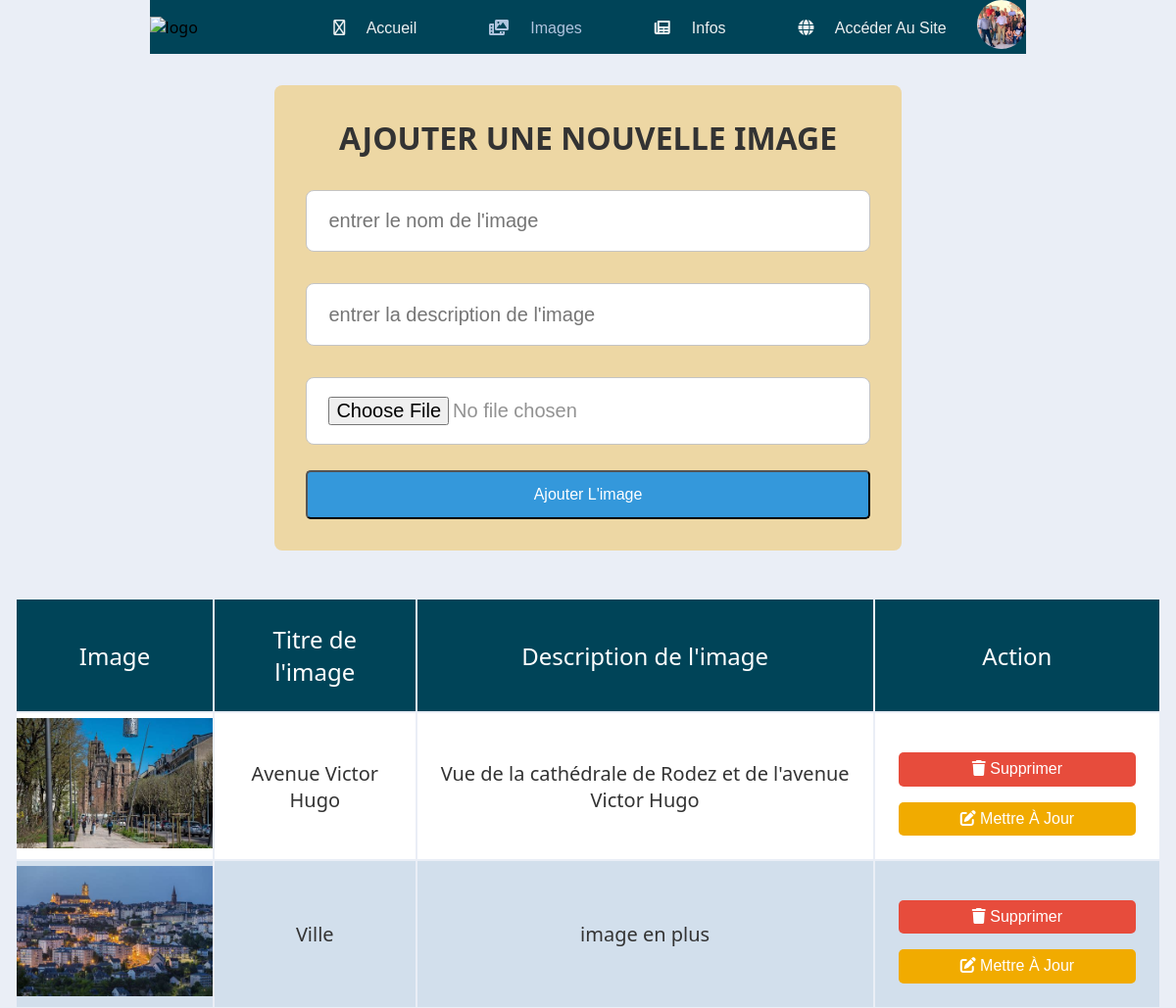
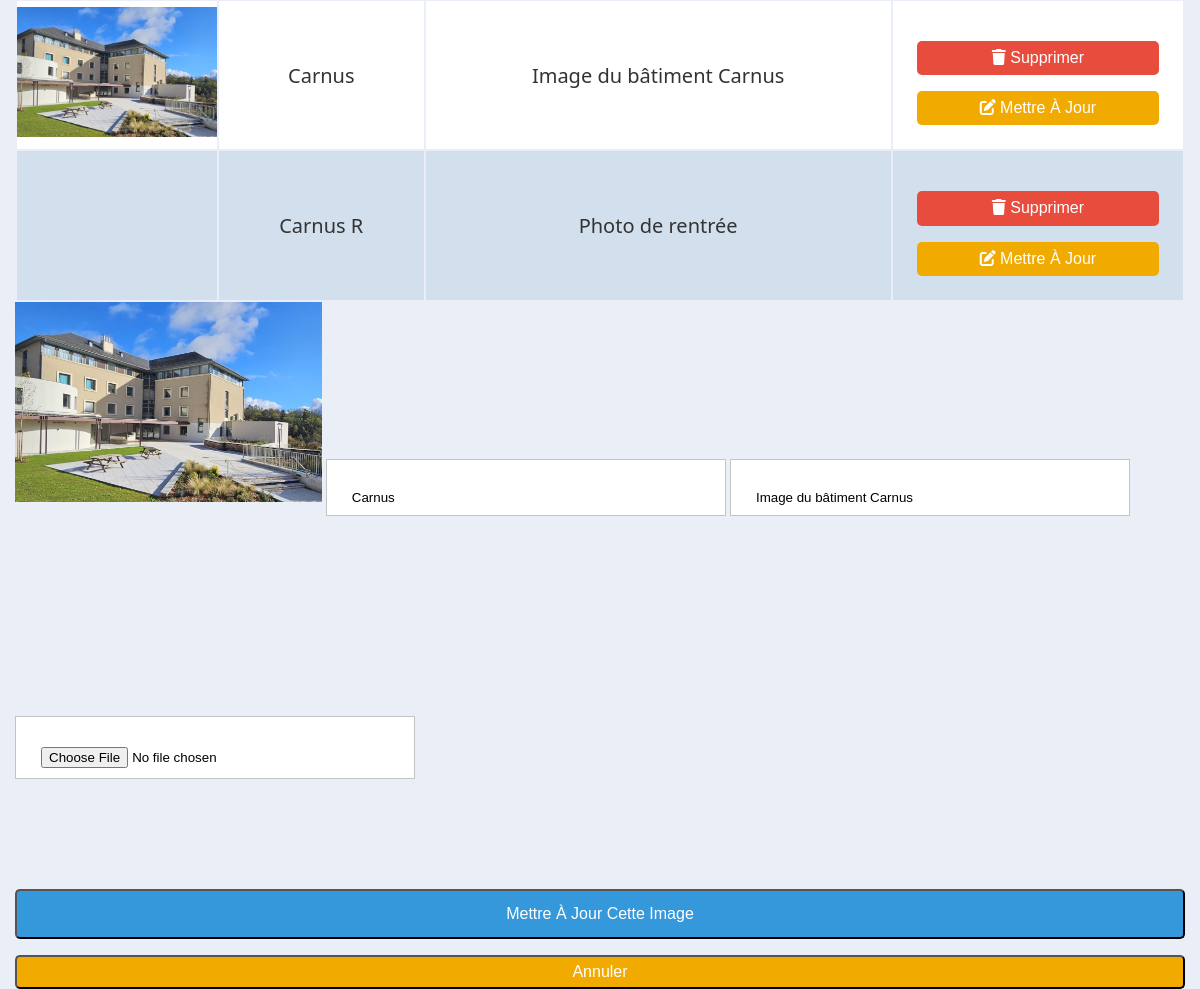
Page /admin/admin-image.php?edit=49 (signed in) on the committed database (2 pictures, top to bottom).
### tables this page shows
CREATE TABLE `photos` (
  `id` int(11) NOT NULL,
  `titre` varchar(50) NOT NULL,
  `description` varchar(250) NOT NULL,
  `image` varchar(50) NOT NULL
);

### admin/admin-image.php (the view, shortened to what this page needs)
<?php
@include 'config.php';
?>
<!DOCTYPE html>
<html lang="en">
<head>
   <link rel="stylesheet" href="https://cdnjs.cloudflare.com/ajax/libs/font-awesome/6.0.0/css/all.min.css">
   <link rel="stylesheet" href="../css/styleR.css">
</head>
<body>
   <header>
      <img src="../images/logo2.pdf" width="150px" alt="logo">
      <nav>
         <ul class="nav_links">
            <li>
               <span class="nav-item">
                  <a href="index.php">
                     <span class="icon">
                        <i class="fa-regular fa-house"></i>
                     </span>
                     &nbsp; Accueil
                  </a>
               </span>
            </li>
            <li>
               <span class="nav-item active">
                  <a href="admin-image.php">
                     <span class="icon">
                        <i class="fa-solid fa-photo-film"></i>
                     </span>
                     &nbsp; Images
                  </a>
               </span>
            </li>
            <li>
               <span class="nav-item">
                  <a href="admin-info.php">
                     <span class="icon">
                        <i class="fa-solid fa-newspaper"></i>
                     </span>
                     &nbsp; Infos
                  </a>
               </span>
            </li>
            <li>
               <span class="nav-item">
                  <a href="../public/accueil.php" target="_blank">
                     <span class="icon">
                        <i class="fa-solid fa-globe"></i>
                     </span>
                     &nbsp; Accéder Au Site
                  </a>
               </span>
            </li>
      </nav>
      <section class="cta">
         <div class="imgcirc" style="background-image: url('<?php if(isset($_SESSION['id_admin'])){ echo "../images/admin2.jpeg";}
            else echo "../images/image.jpg";?>'); background-position: 5% 65%; background-size: cover;">
         </div>
      </section>
   </header>
<div class="container">
<section>
   <form action="" method="post" class="add-product-form" enctype="multipart/form-data">
      <h3>Ajouter une nouvelle image</h3>
      <input type="text" name="i_nom" placeholder="entrer le nom de l'image" class="box" required>
      <input type="text" name="i_description" placeholder="entrer la description de l'image" class="box" required>
      <input type="file" name="i_image" accept="image/png, image/jpg, image/jpeg" class="box" required>
      <input type="submit" value="Ajouter l'image" name="Ajout_image" class="btn">
   </form>
</section>
<section class="display-product-table">
   <table>
      <thead>
         <th>Image</th>
         <th>Titre de l'image</th>
         <th>Description de l'image</th>
         <th>Action</th>
      </thead>
      <tbody>
         <?php
            $select_images = mysqli_query($conn, "SELECT * FROM `photos`");
            if(mysqli_num_rows($select_images) > 0){
               while($row = mysqli_fetch_assoc($select_images)){
         ?>
         <tr>
            <td><img src="img/<?php echo $row['image']; ?>" width="200" alt=""></td>
            <td><?php echo $row['titre']; ?></td>
            <td><?php echo $row['description']; ?></td>
            <td>
               <a href="admin-image.php?delete=<?php echo $row['id']; ?>" class="delete-btn" onclick="return confirm('êtes vous sûr de vouloir supprimer cette image ?');"> <i class="fas fa-trash"></i> Supprimer </a>
               <a href="admin-image.php?edit=<?php echo $row['id']; ?>" class="option-btn"> <i class="fas fa-edit"></i> Mettre à jour </a>
            </td>
         </tr>
         <?php
            };
            }else{
               echo "<div class='empty'>Aucune image ajoutée</div>";
            };
         ?>
      </tbody>
   </table>
</section>
<section class="edit-form-container">
   <?php
   if(isset($_GET['edit'])){
      $edit_id = $_GET['edit'];
      $edit_query = mysqli_query($conn, "SELECT * FROM `photos` WHERE id = $edit_id");
      if(mysqli_num_rows($edit_query) > 0){
         while($fetch_edit = mysqli_fetch_assoc($edit_query)){
   ?>
   <form action="" method="post" enctype="multipart/form-data">
      <img src="img/<?php echo $fetch_edit['image']; ?>" height="200" alt="">
      <input type="text" class="box" required name="u_i_nom" value="<?php echo $fetch_edit['titre']; ?>">
      <input type="text" class="box" required name="u_i_desc" value="<?php echo $fetch_edit['description']; ?>">
      <input type="file" class="box" required name="u_i_image" accept="image/png, image/jpg, image/jpeg">
      <input type="submit" value="Mettre à jour cette image" name="update_image" class="btn">
      <input type="reset" value="Annuler" id="close-edit" class="option-btn">
   </form>
   <?php
            };
         };
      };
   ?>
</section>
</div>
</body>
</html>

### css/styleR.css (style rules this page uses)
* { box-sizing: border-box; margin: 0; padding: 0; }
html, body { width:100%; }
body { margin: 0; place-items: center; background-color: #eaeef6; font-family: system-ui, sans-serif; }
header { display: flex; justify-content: space-between; align-items: center; padding: 0px 0px; background-color: rgb(0,68,88); }
li, a, button { font-family: "Montserrat", sans-serif; font-weight: 500; font-size: 16px; color: #edf0f1; text-decoration: none; }
.nav_links { list-style: none; }
.nav_links li { display: inline-block; padding: 0px 20px; }
.nav_links li a { transition: all 0.3s ease 0s; }
ul { align-items: center; }
li { list-style-type: none; }
.nav-item { flex-direction: row-reverse; font-size: 0.9rem; line-height: 1rem; align-items: center; max-width: 130px; min-width: 130px; justify-content: space-between; transition: all 80ms ease; padding-right: 3px; }
.nav-item.active { color: #b0c4de; font-weight: 700; }
.nav-item a { color: inherit; text-decoration: none; padding: 1ch; }
.nav-item .icon { padding: 1ch; position: relative; }
.imgcirc { width: 50px; height: 50px; border-radius: 50%; object-fit: cover; display: inline-block; }
.box { border: 1px solid #c4c4c4; padding: 30px 25px 10px 25px; background: white; margin: 100px auto; width: 400px; }
.container { max-width: 1170px; margin:auto; }
:root { --blue:#3498db; --red:#e74c3c; --orange:#f39c12; --black:#333; --white:#fff; --light-bg:#eee; --box-shadow:0 5px 10px rgba(0,0,0,.1); --border:2px solid var(--black); --bg-color:#eee; --dark-bg:rgba(0,0,0,.7); }
.btn, .delete-btn, .option-btn, .ajout-btn { display: inline-block; padding:6px 20px; cursor: pointer; font-size: 16px; color:var(--white); border-radius: 5px; text-transform: capitalize; margin-top: 1rem; text-align: center; width: 100%; }
.btn { background-color: var(--blue); margin-top: 10px; height: 50px; }
.delete-btn { background-color: var(--red); }
.option-btn { background-color: #F1AB00; }
:root { --color-white: #fff; --color-dark: #363949; --color-success: #41f1b6; --color-warning: #ffbb55; }
table { width: 100%; }
table td, table th { color: var(--color-dark); padding: 10px; }
table td { text-align: center; vertical-align: middle; }
table td:last-child { font-size: 0.95em; line-height: 1.4; text-align: left; }
table th { background-color: var(--color-succes); font-weight: 300; }
table tr { background-color: white; }
table tr { border:0.5px solid lightgray; }
.add-product-form { max-width: 40rem; background-color: #F2A90055; border-radius: .5rem; padding:2rem; margin:0 auto; margin-top: 2rem; margin-bottom: 3rem; }
.add-product-form h3 { font-size: 2rem; margin-bottom: 1rem; color:#333; text-transform: uppercase; text-align: center; }
.add-product-form .box { text-transform: none; padding:1.2rem 1.4rem; font-size: 1.25rem; color: #3338; border-radius: .5rem; background-color: #fff; margin: 1rem 0; width: 100%; }
.display-product-table table { width: 100%; text-align: center; }
.display-product-table table thead th { padding:1.5rem; font-size: 1.5rem; background-color: rgb(0,68,88); color:#fff; }
.display-product-table table td { padding:1.5rem; font-size: 1.25rem; color:#333; }
.display-product-table table td:first-child { padding:0; }
.display-product-table table tr:nth-child(even) { background-color: #72a0c133; }

### rows in the picture
photos: image (picture), titre "Avenue Victor Hugo", description "Vue de la cathédrale de Rodez et de l'avenue Victor Hugo"
photos: image (picture), titre "Ville", description "image en plus"
photos: image (picture), titre "Carnus", description "Image du bâtiment Carnus", u_i_nom "Carnus", u_i_desc "Image du bâtiment Carnus"
photos: titre "Carnus R", description "Photo de rentrée"
